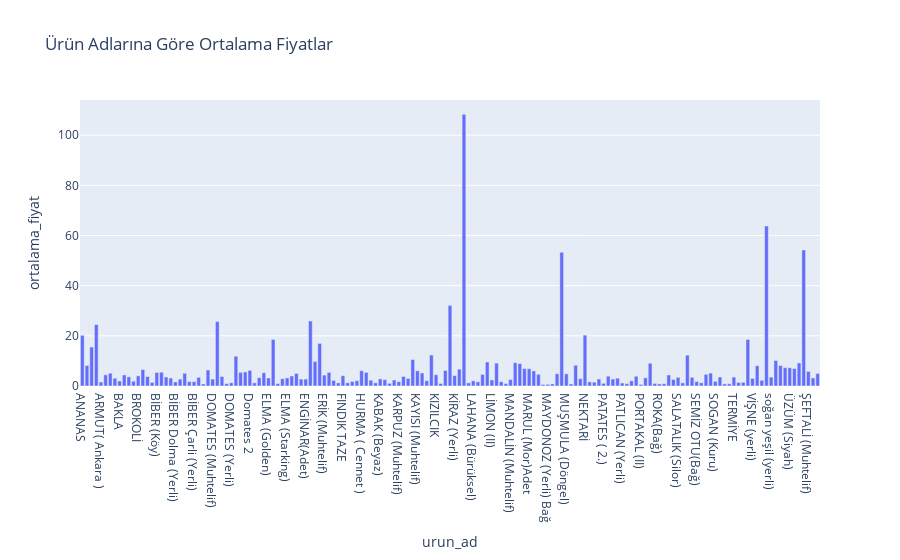

Write notebook code for a chart like this one.
### Code cell
# Gruplama ve ortalama hesaplama işlemi
sonuclar = hal.groupby('urun_ad').agg({'urun_ad': 'count', 'ortalama_fiyat': 'mean'})

# Sütun adlarını düzenleyelim
sonuclar.columns = ['adet', 'ortalama_fiyat']

# 'urun_ad' sütununu da ekleyelim
sonuclar['urun_ad'] = sonuclar.index

# Sıralama için indeksi sıfırlayalım
sonuclar.reset_index(drop=True, inplace=True)

# Sütunları yeniden düzenleyelim
sonuclar = sonuclar[['urun_ad', 'adet', 'ortalama_fiyat']]

# Çubuk grafiği oluşturalım
fig = px.bar(sonuclar, x='urun_ad', y='ortalama_fiyat', title='Ürün Adlarına Göre Ortalama Fiyatlar')


fig.show()

### Figure 1 — Plotly figure (JSON) as saved in the notebook; plotly's stock layout.template omitted (floating-point values rounded to 4 significant figures; data arrays with more than 128 entries replaced by an {"elided": "..."} marker saying what was removed)
{"data": [{"alignmentgroup": "True", "hovertemplate": "urun_ad=%{x}<br>ortalama_fiyat=%{y}<extra></extra>", "legendgroup": "", "marker": {"color": "#636efa", "pattern": {"shape": ""}}, "name": "", "offsetgroup": "", "orientation": "v", "showlegend": false, "textposition": "auto", "type": "bar", "x": {"elided": "159 str values"}, "xaxis": "x", "y": {"elided": "159 float values"}, "yaxis": "y"}], "layout": {"barmode": "relative", "legend": {"tracegroupgap": 0}, "title": {"text": "Ürün Adlarına Göre Ortalama Fiyatlar"}, "xaxis": {"anchor": "y", "domain": [0, 1], "title": {"text": "urun_ad"}}, "yaxis": {"anchor": "x", "domain": [0, 1], "title": {"text": "ortalama_fiyat"}}}}
